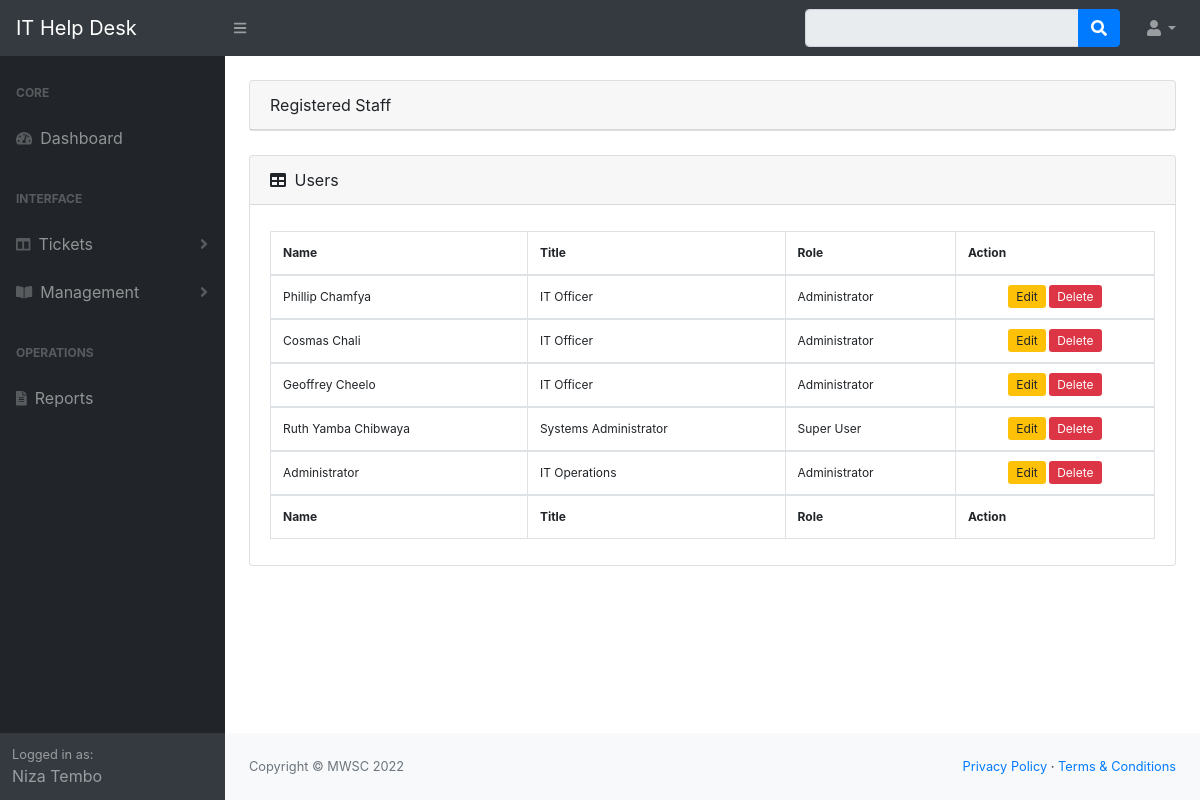
The app's page /admin/dist/sys_staff.php (signed in) with its own data.
### tables this page shows
CREATE TABLE `it_staff` (
  `staff_id` int(11) NOT NULL,
  `man_no` varchar(30) NOT NULL,
  `full_name` text NOT NULL,
  `email_address` varchar(100) NOT NULL,
  `department` text DEFAULT NULL,
  `job_title` text DEFAULT NULL,
  `role` text NOT NULL,
  `usr_password` varchar(254) NOT NULL
);

### admin/dist/includes/admin_model.php (called while the page is built, shortened)
<?php
class admin_model
{
    public function getITDepartment()
    {
        $db = new DBconnection();
        $dbConn = $db->getConnection();
        $sql = "SELECT * FROM `it_staff` WHERE department='IT' AND NOT `job_title`='IT Manager'  ORDER BY `staff_id` DESC";
        return $dbConn->query($sql);
    }
}

### admin/dist/sys_staff.php (the view, shortened to what this page needs)
<?php
include "includes/header.php";
include "includes/navbar.php";
include "includes/admin_model.php";
$admin = new admin_model();
$user = $admin->getITDepartment();
?>
<div id="layoutSidenav_content">
             <main>
                <div class="container-fluid">
                    <br>
                    <div class="card mb-4">
                        <div class="card-header">
                               Registered Staff
                    </div>
                  </div>
                    <div class="card mb-4">
                         <div class="card-header">
                                <i class="fas fa-table mr-1"></i>
                                Users
                            </div>
                            <div class="card-body">
                                <div class="table-responsive">
                                    <table class="table table-bordered" id="dataTable" width="100%" cellspacing="0">
                                        <thead>
                                        <?php $style = 'style="font-size: 12px";';?>
                                            <tr <?php echo $style;?>>
                                                <th>Name</th>
                                                <th>Title</th>
                                                <th>Role</th>
                                                <th>Action</th>
                                            </tr>
                                        </thead>
                                        <tfoot>
                                        <tr <?php echo $style;?>>
                                                <th>Name</th>
                                                <th>Title</th>
                                                <th>Role</th>
                                                <th>Action</th>
                                            </tr>
                                        </tfoot>
                                        <tbody>
                                        <?php while ($row = $user->fetch(PDO::FETCH_ASSOC)) {?>
                                            <tr <?php echo $style;?>>
                                                <td><?=$row['full_name']?></td>
                                                <td><?=$row['job_title']?></td>
                                                <td><?=$row['role']?></td>
                                                <td align="center">
                                                    <a title="Edit " href="edit_staff.php?id=<?=$row['staff_id']?>"  <?php echo $style;?> class=" btn-sm btn-warning">Edit</a>
                                                    <a title="Delete" href="sys_staff.php?del=<?=$row['staff_id']?>" <?php echo $style;?> onclick="return confirm('Are You Sure You Want to Delete User?');" class="btn-sm delete btn-danger">Delete</a>
                                                </td>
                                            </tr>
                                            <?php } ?>
                                        </tbody>
                                    </table>
                                </div>
                            </div>
                        </div>
                </div>
            </main>
<?php
    include 'includes/footer.php';
?>

### records on screen
it_staff: full_name "Phillip Chamfya", job_title "IT Officer", role "Administrator"
it_staff: full_name "Cosmas Chali", job_title "IT Officer", role "Administrator"
it_staff: full_name "Geoffrey Cheelo", job_title "IT Officer", role "Administrator"
it_staff: full_name "Ruth Yamba Chibwaya", job_title "Systems Administrator", role "Super User"
it_staff: full_name "Administrator", job_title "IT Operations", role "Administrator"

### other values on screen
$_SESSION['name'] "Niza Tembo"
